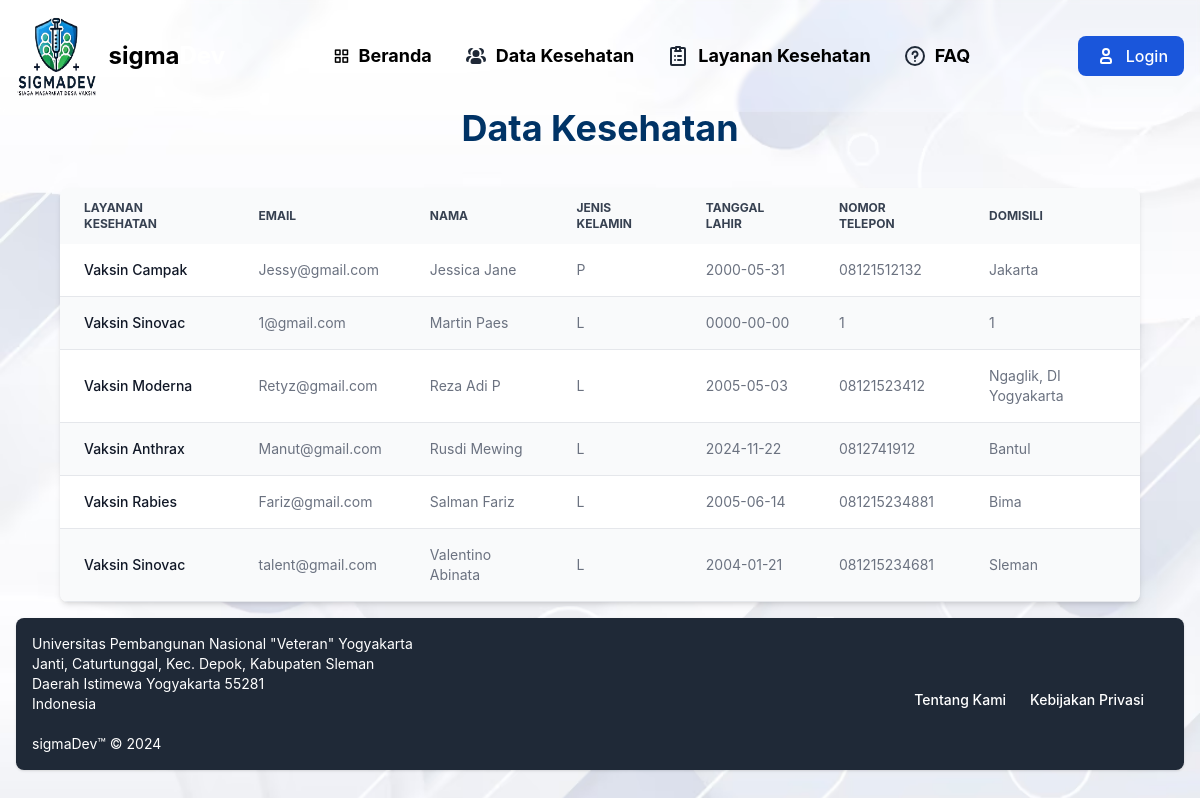
Screenshot of /pages/daKes.php with the database file from the repository.
### tables this page shows
CREATE TABLE `pasien` (
  `nikP` varchar(20) NOT NULL,
  `emailP` varchar(75) NOT NULL,
  `first_name` varchar(35) NOT NULL,
  `last_name` varchar(40) NOT NULL,
  `namaP` varchar(75) NOT NULL,
  `jkP` varchar(20) NOT NULL,
  `lahirP` date NOT NULL,
  `telpP` varchar(20) NOT NULL,
  `domisiliP` varchar(75) NOT NULL,
  `isShow` tinyint(1) NOT NULL,
  `id` int(11) NOT NULL,
  `imgP` varchar(150) NOT NULL
);

CREATE TABLE `vaksin` (
  `id` int(11) NOT NULL,
  `namaVaksin` varchar(50) NOT NULL,
  `deskripsi` text NOT NULL,
  `tipe` varchar(20) NOT NULL,
  `imgV` varchar(255) NOT NULL
);

### pages/daKes.php (the view, shortened to what this page needs)
<?php
    include("../assets/mySql/connect.php");
    $query = mysqli_query($conn, "SELECT p.emailP, p.namaP, p.jkP, p.lahirP, p.telpP,p.isShow, p.domisiliP, v.namaVaksin
                          FROM pasien AS p INNER JOIN vaksin AS v ON p.id = v.id ORDER BY p.namaP ASC") ;
?>
<!DOCTYPE html>
<html lang="en">
<head>
    <link rel="stylesheet" href="../assets/cdn/flowbite.min.css" />
</head>
<body style="background-image : url('../assets/image/dakes.avif'); background-size: cover;">
<?php
    if(isset($_SESSION['usernameU'])){
        include "../layout/unavbar.php" ;
    } else {
        if(isset($_SESSION['username'])){
            include "../layout/unavbar.php" ;
        } else {
            include "../layout/navbar.php" ;
        }
    }
    ?>
    <div>
        <div style=" padding: 5%; padding-top : 9%; padding-bottom : 0%; min-height:75dvh;">
            <p class="text-center text-4xl font-bold mb-10" style="color: #003366"> Data Kesehatan </p>
            <div>
                <div class="relative overflow-x-auto shadow-md sm:rounded-lg">
                    <table class="w-full text-sm text-left rtl:text-right text-gray-500 dark:text-gray-400">
                        <thead class="text-xs text-gray-700 uppercase bg-gray-50 dark:bg-gray-700 dark:text-gray-400">
                            <tr>
                                <th scope="col" class="px-6 py-3">
                                    Layanan Kesehatan
                                </th>
                                <th scope="col" class="px-6 py-3">
                                    Email
                                </th>
                                <th scope="col" class="px-6 py-3">
                                    Nama
                                </th>
                                <th scope="col" class="px-6 py-3">
                                    Jenis Kelamin
                                </th>
                                <th scope="col" class="px-6 py-3">
                                    Tanggal Lahir
                                </th>
                                <th scope="col" class="px-6 py-3">
                                    Nomor Telepon
                                </th>
                                <th scope="col" class="px-6 py-3">
                                    Domisili
                                </th>
                            </tr>
                        </thead>
                        <tbody>
                        <?php
                            while ($data = mysqli_fetch_array($query)) :
                            if($data['isShow'] == 1) :
                        ?>
                            <tr
                                class="odd:bg-white odd:dark:bg-gray-900 even:bg-gray-50 even:dark:bg-gray-800 border-b dark:border-gray-700">
                                <th scope="row"
                                    class="px-6 py-4 font-medium text-gray-900 whitespace-nowrap dark:text-white">
                                    <?= $data['namaVaksin'] ?>
                                </th>
                                <td class="px-6 py-4">
                                  <?= $data['emailP'] ?>
                                </td>
                                <td class="px-6 py-4">
                                   <?= $data['namaP'] ?>
                                </td>
                                <td class="px-6 py-4">
                                   <?= $data['jkP'] ?>
                                </td>
                                <td class="px-6 py-4">
                                  <?= $data['lahirP'] ?>
                                </td>
                                <td class="px-6 py-4">
                                    <?= $data['telpP'] ?>
                                </td>
                                <td class="px-6 py-4">
                                    <?= $data['domisiliP'] ?>
                                </td>
                            </tr>
                            <?php
                                endif;
                                endwhile ;
                            ?>
                        </tbody>
                    </table>
                </div>
            </div>
        </div>
        <?php include "../layout/footer.php" ?>
    </div>
</body>
</html>

### rows the page displays
pasien: id.namaVaksin "Vaksin Campak", emailP "Jessy@gmail.com", namaP "Jessica Jane", jkP "P", lahirP "2000-05-31", telpP "08121512132", domisiliP "Jakarta"
pasien: id.namaVaksin "Vaksin Sinovac", emailP "1@gmail.com", namaP "Martin Paes", jkP "L", lahirP "0000-00-00", telpP "1", domisiliP "1"
pasien: id.namaVaksin "Vaksin Moderna", emailP "Retyz@gmail.com", namaP "Reza Adi P", jkP "L", lahirP "2005-05-03", telpP "08121523412", domisiliP "Ngaglik, DI Yogyakarta"
pasien: id.namaVaksin "Vaksin Anthrax", emailP "Manut@gmail.com", namaP "Rusdi Mewing", jkP "L", lahirP "2024-11-22", telpP "0812741912", domisiliP "Bantul"
pasien: id.namaVaksin "Vaksin Rabies", emailP "Fariz@gmail.com", namaP "Salman Fariz", jkP "L", lahirP "2005-06-14", telpP "081215234881", domisiliP "Bima"
pasien: id.namaVaksin "Vaksin Sinovac", emailP "talent@gmail.com", namaP "Valentino Abinata", jkP "L", lahirP "2004-01-21", telpP "081215234681", domisiliP "Sleman"
